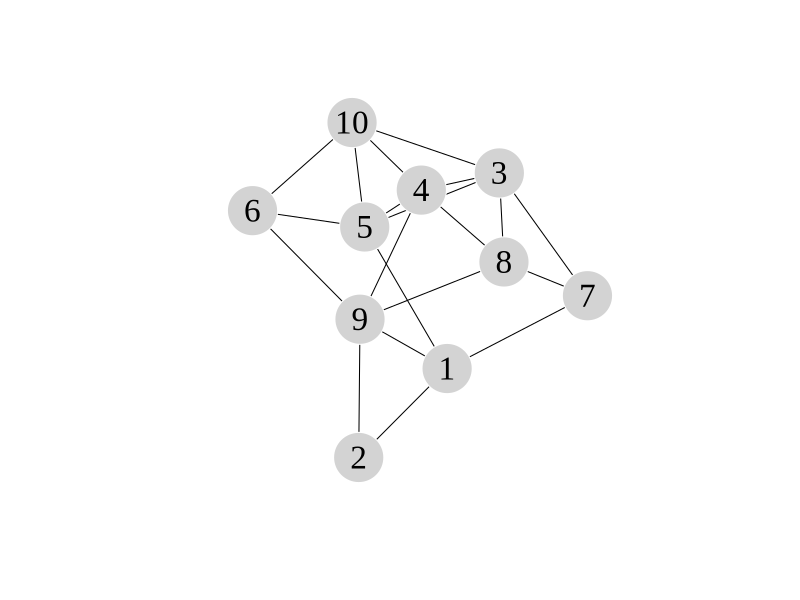
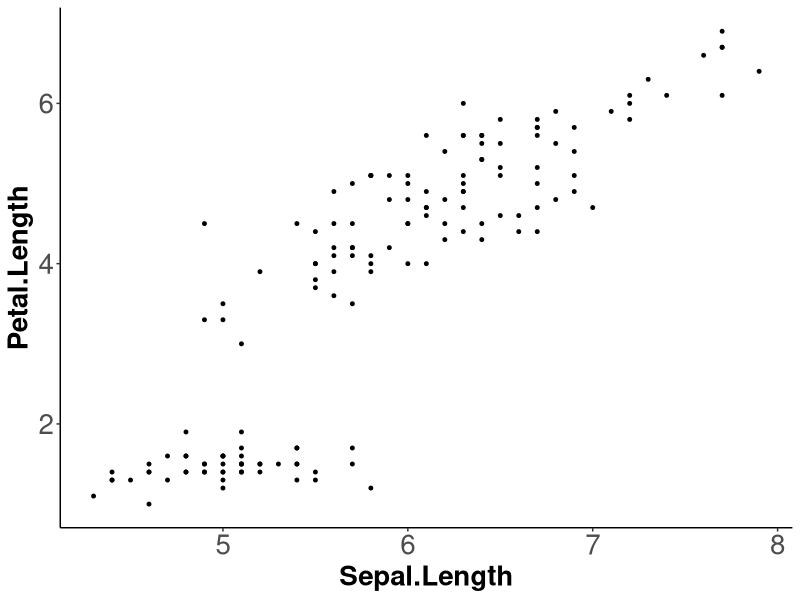
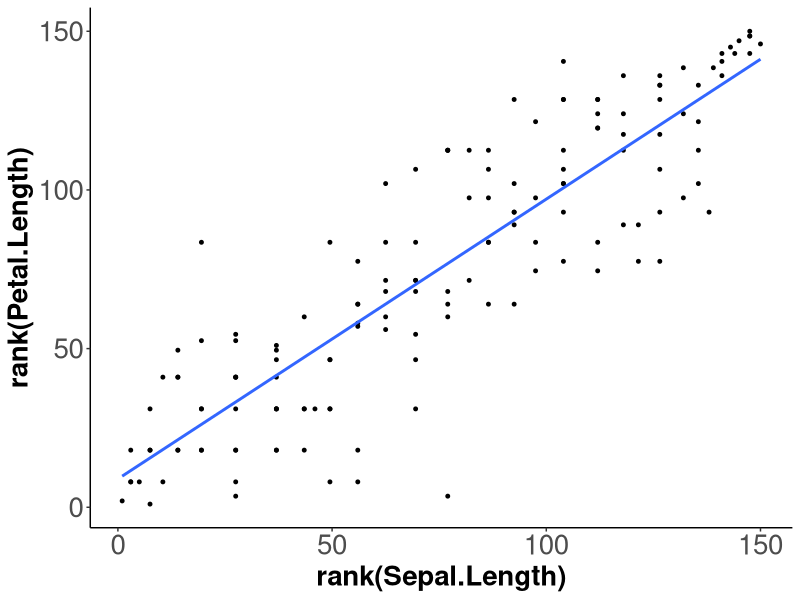

Write R code to recreate these figures, in order.
library("igraph")
library("viridis")
library("ggplot2")

setwd("/home/j/BIOINFORMATICA/REDES/")
# image1
er <- sample_gnm(n=10, m=20) 
# vector
er_vector <- as_data_frame(er) 
# plot
set.seed(1)
plot.igraph(er,
            vertex.label.color="black",
            vertex.label.dist=0,
            vertex.label.cex=2,
            vertex.label.family="Times new roman",
            vertex.frame.color="white",
            vertex.color =  "lightgray",
            edge.color = "black",
            edge.arrow.size=0,
            vertex.size = 30,
)

# image 2 scatter plot with no smooth

# Pearson correlation 
df <- iris

# ranked pearson correlation 
r <- cor(x = rank(df$Sepal.Length),
      y = rank(df$Petal.Length),
      method = "pearson")

### Sepal.Length, Sepal.Width
scatter_plot <- ggplot(data = df, aes(Sepal.Length, Petal.Length)) +
  geom_point(size = 1) +
  theme_classic() +
  theme(axis.text=element_text(size=20),
        axis.title=element_text(size=20,face="bold"))
  

ggsave( scatter_plot, filename = "image2.svg" , units = "cm", width = 15*1.3, height = 15, dpi = 320, device = "svg")
library(dplyr)
df %>% select(Sepal.Length, Petal.Length)
rank <- df %>% mutate(Sepal.Length = rank(Sepal.Length), Petal.Length = rank(Petal.Length)) %>% select(Sepal.Length, Petal.Length)


# image 3 scatter plot with smooth
scatter_smooth_pearson_rank <- ggplot(data = df, aes(rank(Sepal.Length), rank(Petal.Length))) +
  geom_point(size = 1) +
  geom_smooth(method=lm, se=FALSE) +
  theme_classic() +
  theme(axis.text=element_text(size=20),
        axis.title=element_text(size=20,face="bold"))

ggsave( scatter_smooth_pearson_rank, filename = "image3.svg" , units = "cm", width = 15*1.3, height = 15, dpi = 320, device = "svg")




